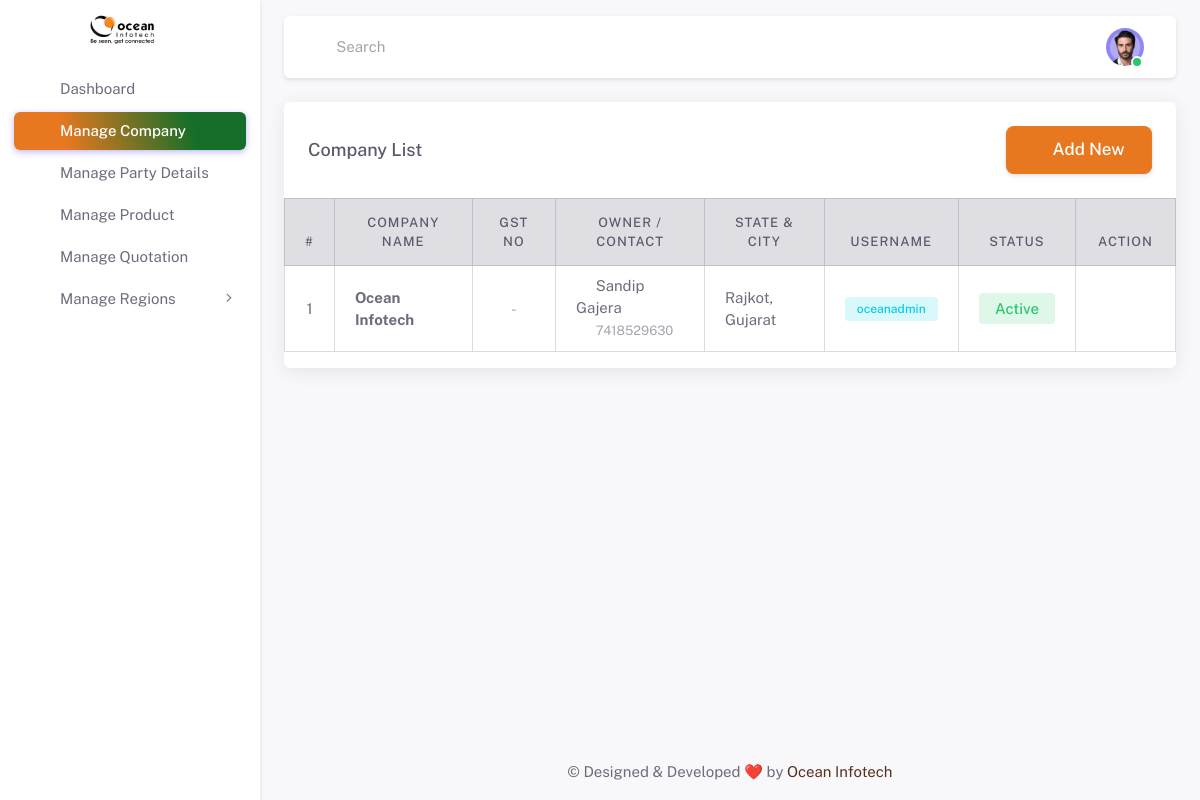
The page /manage-company-list.php (signed in) on the database its author committed.
### tables this page shows
CREATE TABLE `tbl_company` (
  `id` bigint(20) NOT NULL,
  `company_name` varchar(255) NOT NULL,
  `gst_no` varchar(50) DEFAULT NULL,
  `state_id` bigint(20) DEFAULT 0,
  `city_id` bigint(20) DEFAULT 0,
  `address` text DEFAULT NULL,
  `owner_name` varchar(255) DEFAULT NULL,
  `mobile_no` varchar(50) DEFAULT NULL,
  `email` varchar(255) DEFAULT NULL,
  `username` varchar(255) DEFAULT NULL,
  `password` text DEFAULT NULL,
  `status` enum('active','deactive') NOT NULL DEFAULT 'active',
  `order_no` int(11) NOT NULL DEFAULT 0,
  `created_at` timestamp NOT NULL DEFAULT current_timestamp(),
  `modified_at` timestamp NOT NULL DEFAULT current_timestamp() ON UPDATE current_timestamp()
);

CREATE TABLE `tbl_city` (
  `id` bigint(20) NOT NULL,
  `state_id` bigint(20) NOT NULL,
  `city_name` varchar(255) NOT NULL,
  `order_no` int(11) NOT NULL DEFAULT 0,
  `status` enum('active','deactive') NOT NULL DEFAULT 'active',
  `created_at` timestamp NOT NULL DEFAULT current_timestamp(),
  `modified_at` timestamp NOT NULL DEFAULT current_timestamp() ON UPDATE current_timestamp()
);

CREATE TABLE `tbl_state` (
  `id` bigint(20) NOT NULL,
  `state_name` varchar(255) NOT NULL,
  `state_code` varchar(50) NOT NULL,
  `status` enum('active','deactive') NOT NULL DEFAULT 'active',
  `order_no` int(11) NOT NULL DEFAULT 0,
  `created_at` timestamp NOT NULL DEFAULT current_timestamp(),
  `modified_at` timestamp NOT NULL DEFAULT current_timestamp() ON UPDATE current_timestamp()
);

### root/ai_core/class.db.php (called while the page is built, shortened)
<?php
class AI_Db
{
	private $conn = '';
	public function __construct( $host = '', $user = '', $pass = '', $db = '')
	{
		global $ai_core;
		$this->db_host = $host;
		$this->db_user = $user;
		$this->db_pass = $pass;
		$this->db_dbname = $db;
		if($this->conn = mysqli_connect($this->db_host, $this->db_user, $this->db_pass, $this->db_dbname))
		{
			mysqli_set_charset($this->conn,"utf8");
			return true;
		}
		else{
			$ai_core->aiGetError("Database not connected.");
		}
	}
	public function aiQuery( $qry = '' )
	{
		$res = mysqli_query( $this->conn, $qry ) or die(mysqli_error( $this->conn ));
		return $res;
	}
	public function aiFetchObject( $res = '' )
	{
		$data = array();
		$data_cnt = 0;
		while( $row = mysqli_fetch_object( $res ) )
		{
			$data[$data_cnt] = $row;
			$data_cnt++;
		}
		return $data;
	}
	public function aiGetQueryObj( $qry = '' )
	{
		$res = $this->aiQuery( $qry );
		$data = $this->aiFetchObject( $res );
		return $data;
	}
}
?>

### manage-company-list.php (the view, shortened to what this page needs)
<?php
include('includes/header.php');
$page_nm = "Company";
$pageUrl = "manage-company-list.php";
$qry = "SELECT c.*, s.state_name, s.state_code, ct.city_name
        FROM tbl_company c
        LEFT JOIN tbl_state s ON c.state_id = s.id
        LEFT JOIN tbl_city ct ON c.city_id = ct.id
        ORDER BY c.id DESC";
$team = $ai_db->aiGetQueryObj($qry);
?>
<body>
    <div class="layout-wrapper layout-content-navbar">
        <div class="layout-container">
            <?php include('sidebar.php'); ?>
            <div class="layout-page">
                <?php include('navbar.php'); ?>
                <div class="content-wrapper">
                    <div class="container-xxl flex-grow-1 container-p-y">
                        <div class="card" id="teamTable">
                            <div class="card-header d-flex justify-content-between align-items-center">
                                <h5 class="mb-0"><?= $page_nm ?> List</h5>
                                <a href="manage-company-form.php?mode=add" class="btn btn-primary btn-lg">
                                    <i class="ti ti-plus me-1"></i> Add New
                                </a>
                            </div>
                            <div class="card-datatable">
                                <table class="datatables-ajax table table-bordered align-middle mb-0 text-center" style="font-size:15px;">
                                    <thead class="table-light">
                                        <tr>
                                            <th style="width:40px;">#</th>
                                            <th>Company Name</th>
                                            <th>GST No</th>
                                            <th>Owner / Contact</th>
                                            <th>State & City</th>
                                            <th>Username</th>
                                            <th>Status</th>
                                            <th style="width:100px;">Action</th>
                                        </tr>
                                    </thead>
                                    <tbody>
                                        <?php if ($team) {
                                            $i = 1;
                                            foreach ($team as $cat) { ?>
                                                <tr>
                                                    <td><?= $i++ ?></td>
                                                    <td class="text-start">
                                                        <strong><?= htmlspecialchars($cat->company_name) ?></strong>
                                                    </td>
                                                    <td>
                                                        <?php if (!empty($cat->gst_no)) { ?>
                                                            <span class="badge bg-label-primary font-monospace"><?= htmlspecialchars($cat->gst_no) ?></span>
                                                        <?php } else { ?>
                                                            <span class="text-muted">-</span>
                                                        <?php } ?>
                                                    </td>
                                                    <td class="text-start">
                                                        <?php if (!empty($cat->owner_name)) { ?>
                                                            <div><i class="ti ti-user me-1 text-muted"></i><?= htmlspecialchars($cat->owner_name) ?></div>
                                                        <?php } ?>
                                                        <?php if (!empty($cat->mobile_no)) { ?>
                                                            <small class="text-muted"><i class="ti ti-phone me-1"></i><?= htmlspecialchars($cat->mobile_no) ?></small>
                                                        <?php } ?>
                                                    </td>
                                                    <td class="text-start">
                                                        <?php if (!empty($cat->state_name) || !empty($cat->city_name)) { ?>
                                                            <div><?= htmlspecialchars($cat->city_name ?? '') ?><?= (!empty($cat->city_name) && !empty($cat->state_name)) ? ', ' : '' ?><?= htmlspecialchars($cat->state_name ?? '') ?></div>
                                                        <?php } else { ?>
                                                            <span class="text-muted">-</span>
                                                        <?php } ?>
                                                    </td>
                                                    <td>
                                                        <?php if (!empty($cat->username)) { ?>
                                                            <span class="badge bg-label-info"><?= htmlspecialchars($cat->username) ?></span>
                                                        <?php } else { ?>
                                                            <span class="text-muted">-</span>
                                                        <?php } ?>
                                                    </td>
                                                    <td>
                                                        <?= ai_render_status_toggle($pageUrl, $cat->id, $cat->status, 'active', 'deactive') ?>
                                                    </td>
                                                    <td>
                                                        <div class="dropdown">
                                                            <button type="button" class="btn p-0 dropdown-toggle hide-arrow" data-bs-toggle="dropdown">
                                                                <i class="ti ti-dots-vertical fs-4"></i>
                                                            </button>
                                                        </div>
                                                    </td>
                                                </tr>
                                        <?php }
                                        } ?>
                                    </tbody>
                                </table>
                            </div>
                        </div>
                    </div>
                    <?php include('includes/footer.php'); ?>
                </div>
            </div>
        </div>
    </div>
</body>
</html>

### includes/header.php (shortened to what this page needs)
<?php
    if (!function_exists('ai_render_status_toggle')) {
        function ai_render_status_toggle($pageUrl, $id, $status, $activeValue = 'active', $inactiveValue = 'deactive')
        {
            $isActive = strtolower(trim((string)$status)) === strtolower($activeValue);
            $label = $isActive ? 'Active' : 'Deactive';
            $class = $isActive ? 'bg-label-success' : 'bg-label-danger';
            $to = $isActive ? $inactiveValue : $activeValue;
            $url = $pageUrl . '?toggle=1&id=' . intval($id) . '&to=' . urlencode($to);
            return '<a class="badge ' . $class . ' px-3 py-2 fs-6" href="' . $url . '">' . $label . '</a>';
        }
    }
    ?>
 <!doctype html>
 <html
     lang="en"
     class="light-style layout-wide customizer-hide"
     dir="ltr"
     data-theme="theme-default"
     data-assets-path="<?= ADMIN_URL ?>assets/"
     data-template="vertical-menu-template">
 <head>
     <link rel="stylesheet" href="<?= ADMIN_URL; ?>assets/vendor/fonts/fontawesome.css" />
     <link rel="stylesheet" href="assets/vendor/fonts/tabler-icons.css" />
     <link rel="stylesheet" href="assets/vendor/fonts/flag-icons.css" />
     <link rel="stylesheet" href="<?= ADMIN_URL; ?>assets/vendor/css/rtl/core.css" class="template-customizer-core-css" />
     <link rel="stylesheet" href="<?= ADMIN_URL; ?>assets/vendor/css/rtl/theme-default.css" class="template-customizer-theme-css" />
     <link rel="stylesheet" href="<?= ADMIN_URL; ?>assets/css/demo.css" />
     <link rel="stylesheet" href="<?= ADMIN_URL; ?>assets/vendor/libs/node-waves/node-waves.css" />
     <link rel="stylesheet" href="<?= ADMIN_URL; ?>assets/vendor/libs/perfect-scrollbar/perfect-scrollbar.css" />
     <link rel="stylesheet" href="<?= ADMIN_URL; ?>assets/vendor/libs/typeahead-js/typeahead.css" />
     <link rel="stylesheet" href="<?= ADMIN_URL; ?>assets/vendor/libs/quill/typography.css" />
     <link rel="stylesheet" href="<?= ADMIN_URL; ?>assets/vendor/libs/quill/katex.css" />
     <link rel="stylesheet" href="<?= ADMIN_URL; ?>assets/vendor/libs/quill/editor.css" />
     <link rel="stylesheet" href="<?= ADMIN_URL; ?>assets/vendor/libs/datatables-bs5/datatables.bootstrap5.css" />
     <link rel="stylesheet" href="<?= ADMIN_URL; ?>assets/vendor/libs/sweetalert2/sweetalert2.css" />
     <link rel="stylesheet" href="<?= ADMIN_URL; ?>assets/vendor/libs/select2/select2.css" />
     <link rel="stylesheet" href="<?= ADMIN_URL; ?>assets/vendor/libs/@form-validation/form-validation.css" />
     <link rel="stylesheet" href="<?= ADMIN_URL; ?>assets/vendor/css/pages/page-auth.css" />
     <link rel="stylesheet" href="<?= ADMIN_URL; ?>assets/custom/custome_css.css" />
 </head>
 <body>

### rows shown on the page
tbl_company: company_name "Ocean Infotech", owner_name "Sandip Gajera", mobile_no "7418529630", city.city_name "Rajkot", state.state_name "Gujarat", username "oceanadmin", status "Active"

### other values the page prints
$entry['label'] "Dashboard"
$entry['label'] "Manage Company"
$entry['label'] "Manage Party Details"
$entry['label'] "Manage Product"
$entry['label'] "Manage Quotation"
$entry['label'] "Manage Regions"
$page_nm "Company"
